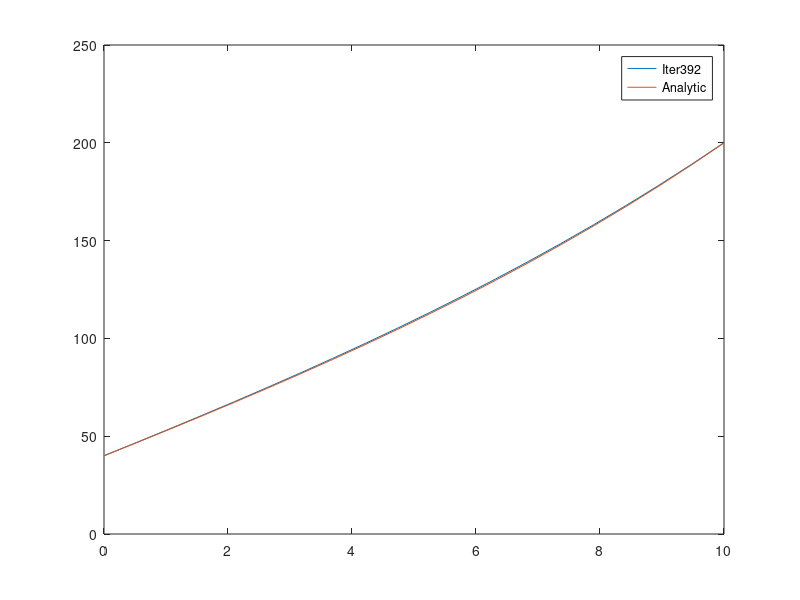

This figure's MATLAB source:
% WS 12 - ODEs 7
clear; clc;

% Inputs
T1 = 40;
T2 = 200;
Ta = 20;
L = 10;
k = 0.01;

% Choose variables
N = 20;
tol = 1e-2;

% Create grid
x = linspace(0,L,N);
T = zeros(1,N);
h=L/N;

% Apply boundary conditions
T(1) = T1;
T(N) = T2;
T_old = T;

% Iterate
for n=1:1000
	% Update all T but boundary
	for i=2:N-1
		T(i) = (k*Ta + (1/(h^2))*(T_old(i+1)+T_old(i-1)))/(2/(h^2) + k);
	end
	
	% Plot
	if mod(n,10)==0
		plot(x,T,'DisplayName',strcat('Iter ',num2str(n)));
		drawnow;
	end
	
	% Check for convergence
	err = max(abs(T-T_old));
	T_old = T;
	if err < tol
		fprintf('Converged.\n');
		break
	end
end

plot(x,T,'DisplayName',strcat('Iter ',num2str(n)));
hold on;

C1 = ( T2-Ta+(Ta-T1)*e^(-L*k^0.5) )/( e^(L*k^0.5) - e^(-L*k^0.5) );
C2 = T1-C1-Ta;
f_anal = @(x) C1*exp(x*sqrt(k)) + C2*exp(-x*sqrt(k)) + Ta;
T_anal = f_anal(x);
plot(x,T_anal,'DisplayName','Analytic')

% plot(x,(T2-T1)/L*x+T1,'DisplayName','Line');

legend();
drawnow;
saveas(gcf,'images/WS12.png');

wait=input('Press Enter to Exit');
